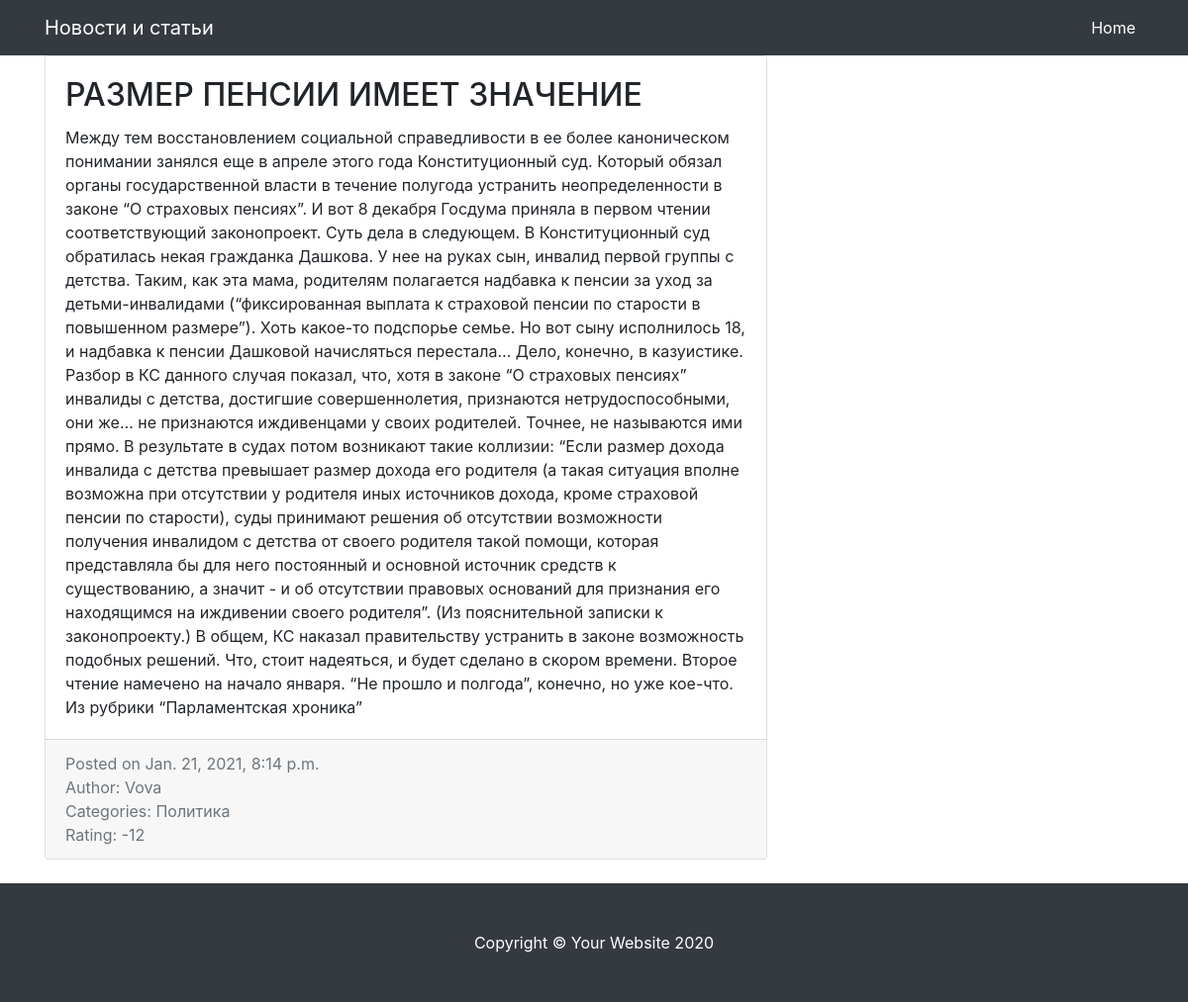
The page /news/2 on the database its author committed.
### news/models.py (models this page shows, shortened)
class Post(models.Model):
    article = 'AR'
    news = 'NE'
    ARTICLE_AND_NEWS = [(article, 'Статья'),
                (news, 'Новость')]
    author = models.ForeignKey(Author, on_delete=models.CASCADE)
    article_or_news = models.CharField(max_length=2, choices=ARTICLE_AND_NEWS, default=article)
    data_time = models.DateTimeField(auto_now_add=True)
    categories = models.ManyToManyField(Category, through='PostCategory', null=True, blank=True)
    heading = models.CharField(max_length=255)
    text = models.TextField()
    rating = models.IntegerField(default=0)

class Author(models.Model):
    user = models.OneToOneField(User, on_delete=models.CASCADE)
    rating = models.IntegerField(default=0)
    def __str__(self):
        return f'{self.user.username}'

class Category(models.Model):
    name = models.CharField(max_length=255, unique=True)
    def __str__(self):
        return f'{self.name}'

### news/views.py (the view)
# urls.py: path('<int:pk>', PostDetailView.as_view(), name='post_detail'),
class PostDetailView(DetailView):
    template_name = 'post_detail.html'
    queryset = Post.objects.all()

### templates/post_detail.html (shortened to what this page needs)
{% extends 'flatpages/default.html' %}
{% block content %}
<div class="card mb-4">
        <div class="card-body">
            <h2 class="card-title">{{ post.heading }}</h2>
                <p class="card-text">{{ post.text }}</p>
        </div>
        <div class="card-footer text-muted">
            Posted on {{ post.data_time }}<br>
            Author: {{ post.author }}<br>
            Categories: {% for category in post.categories.all %}
                            {{ category }}
                        {% endfor %}
            <br>
            Rating: {{ post.rating }}
        </div>
    </div>
{% endblock content %}

### static/css/blog-home.css (style rules this page uses)
body { padding-top: 56px; }

### rows shown on the page
Post: heading "РАЗМЕР ПЕНСИИ ИМЕЕТ ЗНАЧЕНИЕ", text "Между тем восстановлением социальной справедливости в ее более каноническом понимании занялся еще в апреле этого года Конституционный суд. Который обязал органы государственной власти в течение полугода устранить неопределенности в законе “О страховых пенсиях”. И вот 8 декабря Госдума приняла в первом чтении соответствующий законопроект. Суть дела в следующем. В Конституционный суд обратилась некая гражданка Дашкова. У нее на руках сын, инвалид первой группы с детства. Таким, как эта мама, родителям полагается надбавка к пенсии за уход за детьми-инвалидами (“фиксированная выплата к страховой пенсии по старости в повышенном размере”). Хоть какое-то подспорье семье. Но вот сыну исполнилось…", data_time "Jan. 21, 2021, 8:14 p.m.", author "Vova", rating "-12"
Category: name "Политика"
